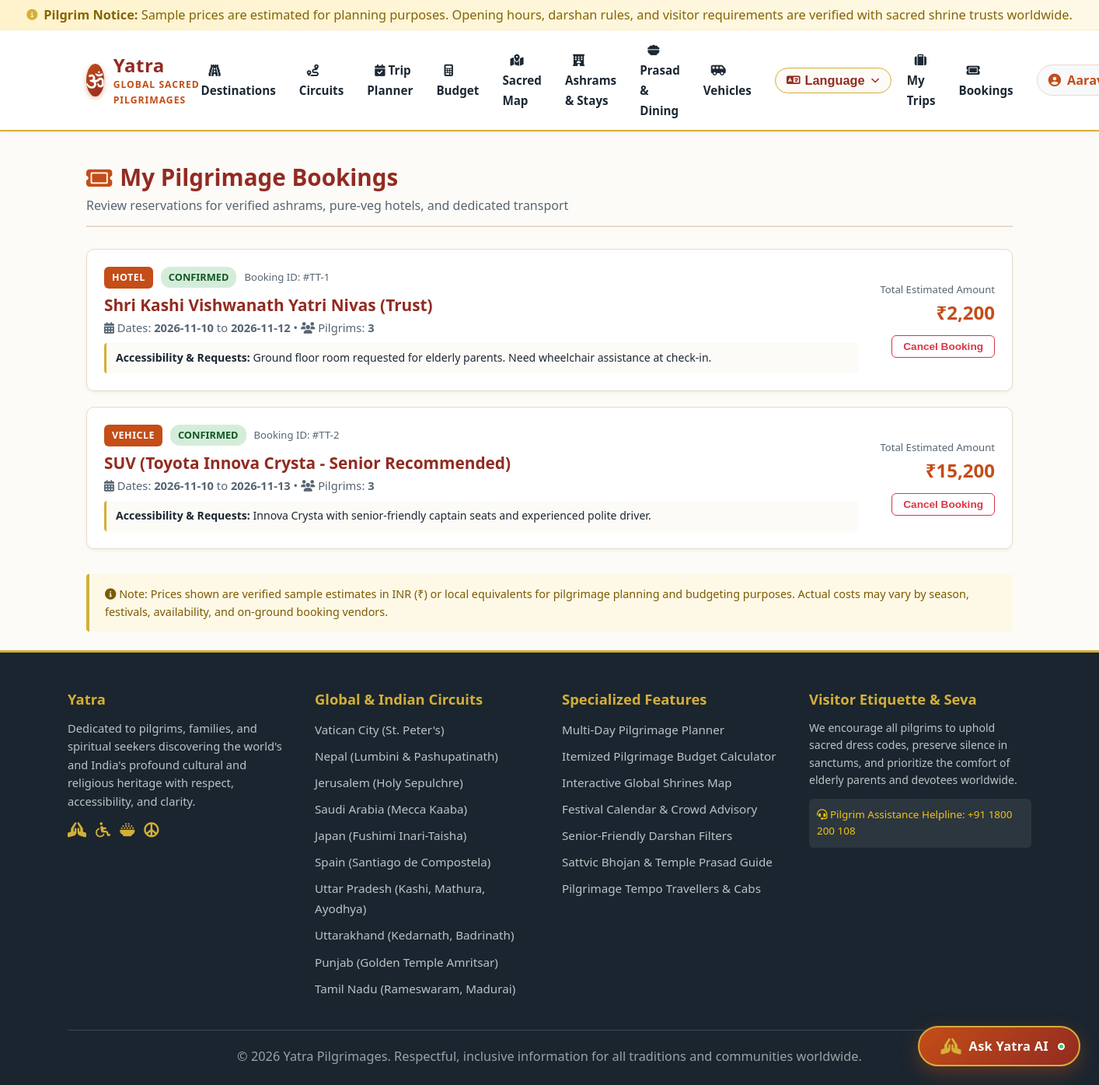
The app's page /my-bookings (signed in) with its own data.
### tables this page shows
CREATE TABLE bookings (
    id INTEGER PRIMARY KEY AUTOINCREMENT,
    user_id INTEGER NOT NULL,
    booking_type TEXT NOT NULL CHECK(booking_type IN ('hotel', 'vehicle', 'puja_darshan_assistance')),
    reference_id INTEGER NOT NULL,
    booking_date TIMESTAMP DEFAULT CURRENT_TIMESTAMP,
    start_date TEXT NOT NULL,
    end_date TEXT NOT NULL,
    guests_count INTEGER DEFAULT 1,
    total_amount REAL NOT NULL, -- Sample estimated price
    status TEXT DEFAULT 'confirmed' CHECK(status IN ('confirmed', 'pending', 'cancelled')),
    special_requests TEXT,
    created_at TIMESTAMP DEFAULT CURRENT_TIMESTAMP,
    FOREIGN KEY (user_id) REFERENCES users (id) ON DELETE CASCADE
);

CREATE TABLE hotels (
    id INTEGER PRIMARY KEY AUTOINCREMENT,
    destination_id INTEGER NOT NULL,
    name TEXT NOT NULL,
    type TEXT NOT NULL CHECK(type IN ('Dharamshala / Ashram', 'Budget Hotel', 'Standard Hotel', 'Heritage Haveli', 'Luxury Resort')),
    address TEXT NOT NULL,
    contact_phone TEXT,
    price_per_night REAL NOT NULL, -- Sample price in INR
    rating REAL DEFAULT 4.0,
    is_pure_veg INTEGER DEFAULT 1,
    is_senior_friendly INTEGER DEFAULT 1,
    has_wheelchair_ramp INTEGER DEFAULT 0,
    has_lift INTEGER DEFAULT 0,
    proximity_to_temple_km REAL NOT NULL,
    image_url TEXT,
    FOREIGN KEY (destination_id) REFERENCES destinations (id) ON DELETE CASCADE
);

CREATE TABLE vehicles (
    id INTEGER PRIMARY KEY AUTOINCREMENT,
    vehicle_type TEXT NOT NULL,
    capacity INTEGER NOT NULL,
    price_per_day REAL NOT NULL, -- Sample estimated price in INR
    price_per_km REAL NOT NULL,
    driver_allowance_per_day REAL DEFAULT 400.0,
    ac_available INTEGER DEFAULT 1,
    senior_friendly_comfort INTEGER DEFAULT 1,
    features TEXT,
    image_url TEXT
);

### routes/bookings.py (the view, shortened to what this page needs)
@bookings_bp.route('/my-bookings')
@login_required
def my_bookings():
    user_id = session['user_id']
    bookings = []
    db = get_db()
    query = """
        SELECT b.*
        FROM bookings b
        WHERE b.user_id = ?
        ORDER BY b.created_at DESC
    """
    rows = db.execute(query, (user_id,)).fetchall()
    for r in rows:
        b = dict(r)
        if b['booking_type'] == 'hotel':
            b['item'] = HotelService.get_hotel_by_id(b['reference_id'])
        elif b['booking_type'] == 'vehicle':
            b['item'] = VehicleService.get_vehicle_by_id(b['reference_id'])
        bookings.append(b)
    return render_template('my_bookings.html', bookings=bookings, disclaimer=Config.SAMPLE_PRICE_DISCLAIMER)

### db.py (called while the page is built)
def get_db():
    if 'db' not in g:
        db_path = current_app.config.get('DATABASE_PATH', Config.DATABASE_PATH)
        g.db = sqlite3.connect(db_path)
        g.db.row_factory = sqlite3.Row
        g.db.execute("PRAGMA foreign_keys = ON;")
    return g.db

### routes/auth.py (called while the page is built)
def login_required(view):
    @wraps(view)
    def wrapped_view(**kwargs):
        if 'user_id' not in session:
            flash("Please sign in to access this pilgrimage feature.", "info")
            return redirect(url_for('auth.login', next=request.url))
        return view(**kwargs)
    return wrapped_view

### services/hotel_service.py (called while the page is built)
    @staticmethod
    def get_hotel_by_id(hotel_id):
        if is_supabase_enabled():
            sb_hotel = SupabaseService.get_hotel_by_id(hotel_id)
            if sb_hotel:
                return sb_hotel
        db = get_db()
        query = """
            SELECT h.*, d.name as destination_name, d.city, d.state
            FROM hotels h
            JOIN destinations d ON h.destination_id = d.id
            WHERE h.id = ?
        """
        row = db.execute(query, (hotel_id,)).fetchone()
        return dict(row) if row else None

### services/supabase_service.py (called while the page is built, shortened)
def get_supabase():
    global _supabase_client
    if _supabase_client is not None:
        return _supabase_client
    url = os.environ.get("SUPABASE_URL")
    key = os.environ.get("SUPABASE_SERVICE_ROLE_KEY") or os.environ.get("SUPABASE_KEY")
    if not url or not key:
        return None

def is_supabase_enabled():
    if has_app_context() and current_app and current_app.config.get("TESTING"):
        return False
    client = get_supabase()
    return client is not None

### services/vehicle_service.py (called while the page is built)
    @staticmethod
    def get_vehicle_by_id(vehicle_id):
        if is_supabase_enabled():
            sb_vehicle = SupabaseService.get_vehicle_by_id(vehicle_id)
            if sb_vehicle:
                return sb_vehicle
        db = get_db()
        row = db.execute("SELECT * FROM vehicles WHERE id = ?", (vehicle_id,)).fetchone()
        return dict(row) if row else None

### templates/my_bookings.html (shortened to what this page needs)
{% extends 'base.html' %}
{% block content %}
<div class="section-header">
    <div>
        <h2><i class="fa-solid fa-ticket" style="color: var(--primary-color);"></i> My Pilgrimage Bookings</h2>
        <p>Review reservations for verified ashrams, pure-veg hotels, and dedicated transport</p>
    </div>
</div>
{% if bookings %}
    <div style="display: flex; flex-direction: column; gap: 20px;">
        {% for b in bookings %}
            <div style="background: #ffffff; border: 1px solid var(--border-color); border-radius: var(--radius-md); padding: 22px; box-shadow: var(--shadow-sm); display: flex; justify-content: space-between; align-items: center; flex-wrap: wrap; gap: 16px;">
                <div style="flex: 1; min-width: 280px;">
                    <div style="display: flex; align-items: center; gap: 10px; margin-bottom: 8px;">
                        <span class="badge-tag" style="position: static;">
                            {{ b.booking_type|upper }}
                        </span>
                        <span style="font-size: 0.8rem; font-weight: 700; padding: 3px 10px; border-radius: 12px; background-color: {% if b.status == 'confirmed' %}#d4edda; color: #155724;{% elif b.status == 'cancelled' %}#f8d7da; color: #721c24;{% else %}#fff3cd; color: #856404;{% endif %}">
                            {{ b.status|upper }}
                        </span>
                        <span style="font-size: 0.82rem; color: var(--text-muted);">
                            Booking ID: #TT-{{ b.id }}
                        </span>
                    </div>
                    {% if b.item %}
                        <h3 style="font-size: 1.3rem; color: var(--secondary-color); margin-bottom: 4px;">
                            {{ b.item.name or b.item.vehicle_type }}
                        </h3>
                    {% else %}
                        <h3 style="font-size: 1.3rem; color: var(--secondary-color); margin-bottom: 4px;">
                            Reservation #{{ b.id }}
                        </h3>
                    {% endif %}
                    <div style="font-size: 0.92rem; color: var(--text-muted); margin-bottom: 8px;">
                        <i class="fa-solid fa-calendar-days"></i> Dates: <strong>{{ b.start_date }}</strong> to <strong>{{ b.end_date }}</strong> •
                        <i class="fa-solid fa-users"></i> Pilgrims: <strong>{{ b.guests_count }}</strong>
                    </div>
                    {% if b.special_requests %}
                        <div style="font-size: 0.88rem; background: #fdfbf7; padding: 8px 12px; border-radius: 4px; border-left: 3px solid var(--accent-gold); color: var(--text-primary);">
                            <strong>Accessibility & Requests:</strong> {{ b.special_requests }}
                        </div>
                    {% endif %}
                </div>
                <div style="text-align: right; min-width: 160px;">
                    <div style="font-size: 0.82rem; color: var(--text-muted);">Total Estimated Amount</div>
                    <div style="font-size: 1.5rem; font-weight: 800; color: var(--primary-color); margin-bottom: 10px;">
                        ₹{{ "{:,.0f}".format(b.total_amount) }}
                    </div>
                    {% if b.status != 'cancelled' %}
                        <form action="{{ url_for('bookings.cancel_booking', booking_id=b.id) }}" method="POST" onsubmit="return confirm('Do you wish to cancel this booking?');">
                            <button type="submit" class="btn-outline" style="padding: 6px 14px; font-size: 0.85rem; color: #dc3545; border-color: #dc3545;">
                                Cancel Booking
                            </button>
                        </form>
                    {% endif %}
                </div>
            </div>
        {% endfor %}
    </div>
{% endif %}
<div style="margin-top: 32px; padding: 14px 20px; background: #fef9e7; border-left: 4px solid var(--accent-gold); border-radius: 4px; font-size: 0.9rem; color: #7d5a00;">
    <i class="fa-solid fa-circle-info"></i> {{ disclaimer }}
</div>
{% endblock %}

### static/css/style.css (style rules this page uses)
:root { --primary-color: #c44d18; --primary-hover: #a33c10; --secondary-color: #922b21; --accent-gold: #d4af37; --accent-gold-light: #fef9e7; --accent-teal: #117864; --bg-parchment: #fdfbf7; --bg-card: #ffffff; --text-primary: #1c2833; --text-muted: #566573; --border-color: #eadbc8; --shadow-sm: 0 2px 4px rgba(0, 0, 0, 0.05); --shadow-md: 0 4px 12px rgba(196, 77, 24, 0.08); --shadow-lg: 0 8px 24px rgba(0, 0, 0, 0.12); --radius-sm: 6px; --radius-md: 10px; --radius-lg: 16px; --font-family: 'Segoe UI', -apple-system, BlinkMacSystemFont, Roboto, sans-serif; }
* { box-sizing: border-box; margin: 0; padding: 0; }
body { font-family: var(--font-family); background-color: var(--bg-parchment); color: var(--text-primary); line-height: 1.6; font-size: 16px; min-height: 100vh; display: flex; flex-direction: column; }
p, li, span, input, select, textarea, button { font-size: 1.02rem; }
h1, h2, h3, h4, h5 { color: var(--secondary-color); font-weight: 700; line-height: 1.3; }
.section-header { margin-bottom: 28px; display: flex; justify-content: space-between; align-items: flex-end; border-bottom: 2px solid var(--border-color); padding-bottom: 12px; }
.section-header h2 { font-size: 1.85rem; display: flex; align-items: center; gap: 10px; }
.section-header p { color: var(--text-muted); font-size: 1rem; margin-top: 4px; }
.badge-tag { position: absolute; top: 12px; left: 12px; background-color: var(--primary-color); color: #ffffff; padding: 4px 10px; border-radius: var(--radius-sm); font-size: 0.78rem; font-weight: 700; text-transform: uppercase; letter-spacing: 0.5px; }
.btn-outline { background-color: transparent; color: var(--primary-color); border: 1px solid var(--primary-color); padding: 8px 16px; border-radius: var(--radius-sm); font-weight: 600; cursor: pointer; display: inline-flex; align-items: center; gap: 6px; transition: all 0.2s; }
body { top: 0px !important; }

### records on screen
bookings: booking_type "HOTEL", status "CONFIRMED", id "1", item "Shri Kashi Vishwanath Yatri Nivas (Trust)", start_date "2026-11-10", end_date "2026-11-12", guests_count "3", special_requests "Ground floor room requested for elderly parents. Need wheelchair assistance at check-in.", total_amount "2,200"
bookings: booking_type "VEHICLE", status "CONFIRMED", id "2", item "SUV (Toyota Innova Crysta - Senior Recommended)", start_date "2026-11-10", end_date "2026-11-13", guests_count "3", special_requests "Innova Crysta with senior-friendly captain seats and experienced polite driver.", total_amount "15,200"
